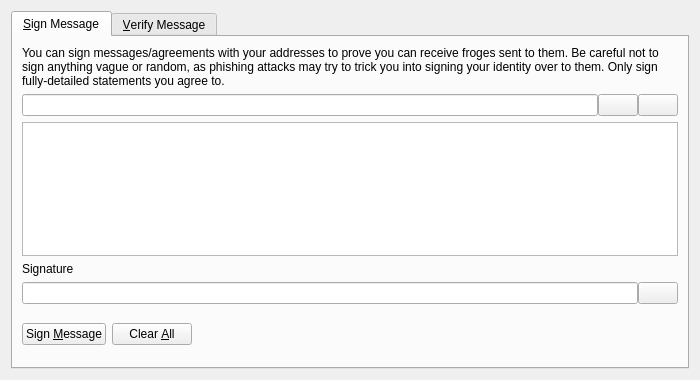
<?xml version="1.0" encoding="UTF-8"?>
<ui version="4.0">
 <class>SignVerifyMessageDialog</class>
 <widget class="QDialog" name="SignVerifyMessageDialog">
  <property name="geometry">
   <rect>
    <x>0</x>
    <y>0</y>
    <width>700</width>
    <height>380</height>
   </rect>
  </property>
  <property name="windowTitle">
   <string>Signatures - Sign / Verify a Message</string>
  </property>
  <property name="modal">
   <bool>true</bool>
  </property>
  <layout class="QVBoxLayout" name="verticalLayout">
   <item>
    <widget class="QTabWidget" name="tabWidget">
     <property name="currentIndex">
      <number>0</number>
     </property>
     <widget class="QWidget" name="tabSignMessage">
      <attribute name="title">
       <string>&amp;Sign Message</string>
      </attribute>
      <layout class="QVBoxLayout" name="verticalLayout_SM">
       <item>
        <widget class="QLabel" name="infoLabel_SM">
         <property name="text">
          <string>You can sign messages/agreements with your addresses to prove you can receive froges sent to them. Be careful not to sign anything vague or random, as phishing attacks may try to trick you into signing your identity over to them. Only sign fully-detailed statements you agree to.</string>
         </property>
         <property name="textFormat">
          <enum>Qt::PlainText</enum>
         </property>
         <property name="wordWrap">
          <bool>true</bool>
         </property>
        </widget>
       </item>
       <item>
        <layout class="QHBoxLayout" name="horizontalLayout_1_SM">
         <property name="spacing">
          <number>0</number>
         </property>
         <item>
          <widget class="QValidatedLineEdit" name="addressIn_SM">
           <property name="toolTip">
            <string>The Froge address to sign the message with</string>
           </property>
          </widget>
         </item>
         <item>
          <widget class="QPushButton" name="addressBookButton_SM">
           <property name="toolTip">
            <string>Choose previously used address</string>
           </property>
           <property name="text">
            <string/>
           </property>
           <property name="icon">
            <iconset resource="../bitcoin.qrc">
             <normaloff>:/icons/address-book</normaloff>:/icons/address-book</iconset>
           </property>
           <property name="shortcut">
            <string>Alt+A</string>
           </property>
           <property name="autoDefault">
            <bool>false</bool>
           </property>
          </widget>
         </item>
         <item>
          <widget class="QPushButton" name="pasteButton_SM">
           <property name="toolTip">
            <string>Paste address from clipboard</string>
           </property>
           <property name="text">
            <string/>
           </property>
           <property name="icon">
            <iconset resource="../bitcoin.qrc">
             <normaloff>:/icons/editpaste</normaloff>:/icons/editpaste</iconset>
           </property>
           <property name="shortcut">
            <string>Alt+P</string>
           </property>
           <property name="autoDefault">
            <bool>false</bool>
           </property>
          </widget>
         </item>
        </layout>
       </item>
       <item>
        <widget class="QPlainTextEdit" name="messageIn_SM">
         <property name="toolTip">
          <string>Enter the message you want to sign here</string>
         </property>
        </widget>
       </item>
       <item>
        <widget class="QLabel" name="signatureLabel_SM">
         <property name="text">
          <string>Signature</string>
         </property>
         <property name="textFormat">
          <enum>Qt::PlainText</enum>
         </property>
        </widget>
       </item>
       <item>
        <layout class="QHBoxLayout" name="horizontalLayout_2_SM">
         <property name="spacing">
          <number>0</number>
         </property>
         <item>
          <widget class="QLineEdit" name="signatureOut_SM">
           <property name="font">
            <font>
             <italic>true</italic>
            </font>
           </property>
           <property name="readOnly">
            <bool>true</bool>
           </property>
          </widget>
         </item>
         <item>
          <widget class="QPushButton" name="copySignatureButton_SM">
           <property name="toolTip">
            <string>Copy the current signature to the system clipboard</string>
           </property>
           <property name="text">
            <string/>
           </property>
           <property name="icon">
            <iconset resource="../bitcoin.qrc">
             <normaloff>:/icons/editcopy</normaloff>:/icons/editcopy</iconset>
           </property>
           <property name="autoDefault">
            <bool>false</bool>
           </property>
          </widget>
         </item>
        </layout>
       </item>
       <item>
        <layout class="QHBoxLayout" name="horizontalLayout_3_SM">
         <item>
          <widget class="QPushButton" name="signMessageButton_SM">
           <property name="toolTip">
            <string>Sign the message to prove you own this Froge address</string>
           </property>
           <property name="text">
            <string>Sign &amp;Message</string>
           </property>
           <property name="icon">
            <iconset resource="../bitcoin.qrc">
             <normaloff>:/icons/edit</normaloff>:/icons/edit</iconset>
           </property>
           <property name="autoDefault">
            <bool>false</bool>
           </property>
          </widget>
         </item>
         <item>
          <widget class="QPushButton" name="clearButton_SM">
           <property name="toolTip">
            <string>Reset all sign message fields</string>
           </property>
           <property name="text">
            <string>Clear &amp;All</string>
           </property>
           <property name="icon">
            <iconset resource="../bitcoin.qrc">
             <normaloff>:/icons/remove</normaloff>:/icons/remove</iconset>
           </property>
           <property name="autoDefault">
            <bool>false</bool>
           </property>
          </widget>
         </item>
         <item>
          <spacer name="horizontalSpacer_1_SM">
           <property name="orientation">
            <enum>Qt::Horizontal</enum>
           </property>
           <property name="sizeHint" stdset="0">
            <size>
             <width>40</width>
             <height>48</height>
            </size>
           </property>
          </spacer>
         </item>
         <item>
          <widget class="QLabel" name="statusLabel_SM">
           <property name="font">
            <font>
             <weight>75</weight>
             <bold>true</bold>
            </font>
           </property>
           <property name="text">
            <string/>
           </property>
           <property name="wordWrap">
            <bool>true</bool>
           </property>
          </widget>
         </item>
         <item>
          <spacer name="horizontalSpacer_2_SM">
           <property name="orientation">
            <enum>Qt::Horizontal</enum>
           </property>
           <property name="sizeHint" stdset="0">
            <size>
             <width>40</width>
             <height>48</height>
            </size>
           </property>
          </spacer>
         </item>
        </layout>
       </item>
      </layout>
     </widget>
     <widget class="QWidget" name="tabVerifyMessage">
      <attribute name="title">
       <string>&amp;Verify Message</string>
      </attribute>
      <layout class="QVBoxLayout" name="verticalLayout_VM">
       <item>
        <widget class="QLabel" name="infoLabel_VM">
         <property name="text">
          <string>Enter the receiver's address, message (ensure you copy line breaks, spaces, tabs, etc. exactly) and signature below to verify the message. Be careful not to read more into the signature than what is in the signed message itself, to avoid being tricked by a man-in-the-middle attack. Note that this only proves the signing party receives with the address, it cannot prove sendership of any transaction!</string>
         </property>
         <property name="textFormat">
          <enum>Qt::PlainText</enum>
         </property>
         <property name="alignment">
          <set>Qt::AlignLeading|Qt::AlignLeft|Qt::AlignTop</set>
         </property>
         <property name="wordWrap">
          <bool>true</bool>
         </property>
        </widget>
       </item>
       <item>
        <layout class="QHBoxLayout" name="horizontalLayout_1_VM">
         <property name="spacing">
          <number>0</number>
         </property>
         <item>
          <widget class="QValidatedLineEdit" name="addressIn_VM">
           <property name="toolTip">
            <string>The Froge address the message was signed with</string>
           </property>
          </widget>
         </item>
         <item>
          <widget class="QPushButton" name="addressBookButton_VM">
           <property name="toolTip">
            <string>Choose previously used address</string>
           </property>
           <property name="text">
            <string/>
           </property>
           <property name="icon">
            <iconset resource="../bitcoin.qrc">
             <normaloff>:/icons/address-book</normaloff>:/icons/address-book</iconset>
           </property>
           <property name="shortcut">
            <string>Alt+A</string>
           </property>
           <property name="autoDefault">
            <bool>false</bool>
           </property>
          </widget>
         </item>
        </layout>
       </item>
       <item>
        <widget class="QPlainTextEdit" name="messageIn_VM"/>
       </item>
       <item>
        <widget class="QValidatedLineEdit" name="signatureIn_VM"/>
       </item>
       <item>
        <layout class="QHBoxLayout" name="horizontalLayout_2_VM">
         <item>
          <widget class="QPushButton" name="verifyMessageButton_VM">
           <property name="toolTip">
            <string>Verify the message to ensure it was signed with the specified Froge address</string>
           </property>
           <property name="text">
            <string>Verify &amp;Message</string>
           </property>
           <property name="icon">
            <iconset resource="../bitcoin.qrc">
             <normaloff>:/icons/transaction_0</normaloff>:/icons/transaction_0</iconset>
           </property>
           <property name="autoDefault">
            <bool>false</bool>
           </property>
          </widget>
         </item>
         <item>
          <widget class="QPushButton" name="clearButton_VM">
           <property name="toolTip">
            <string>Reset all verify message fields</string>
           </property>
           <property name="text">
            <string>Clear &amp;All</string>
           </property>
           <property name="icon">
            <iconset resource="../bitcoin.qrc">
             <normaloff>:/icons/remove</normaloff>:/icons/remove</iconset>
           </property>
           <property name="autoDefault">
            <bool>false</bool>
           </property>
          </widget>
         </item>
         <item>
          <spacer name="horizontalSpacer_1_VM">
           <property name="orientation">
            <enum>Qt::Horizontal</enum>
           </property>
           <property name="sizeHint" stdset="0">
            <size>
             <width>40</width>
             <height>48</height>
            </size>
           </property>
          </spacer>
         </item>
         <item>
          <widget class="QLabel" name="statusLabel_VM">
           <property name="font">
            <font>
             <weight>75</weight>
             <bold>true</bold>
            </font>
           </property>
           <property name="text">
            <string/>
           </property>
           <property name="wordWrap">
            <bool>true</bool>
           </property>
          </widget>
         </item>
         <item>
          <spacer name="horizontalSpacer_2_VM">
           <property name="orientation">
            <enum>Qt::Horizontal</enum>
           </property>
           <property name="sizeHint" stdset="0">
            <size>
             <width>40</width>
             <height>48</height>
            </size>
           </property>
          </spacer>
         </item>
        </layout>
       </item>
      </layout>
     </widget>
    </widget>
   </item>
  </layout>
 </widget>
 <customwidgets>
  <customwidget>
   <class>QValidatedLineEdit</class>
   <extends>QLineEdit</extends>
   <header>qvalidatedlineedit.h</header>
  </customwidget>
 </customwidgets>
 <resources>
  <include location="../bitcoin.qrc"/>
 </resources>
 <connections/>
</ui>
